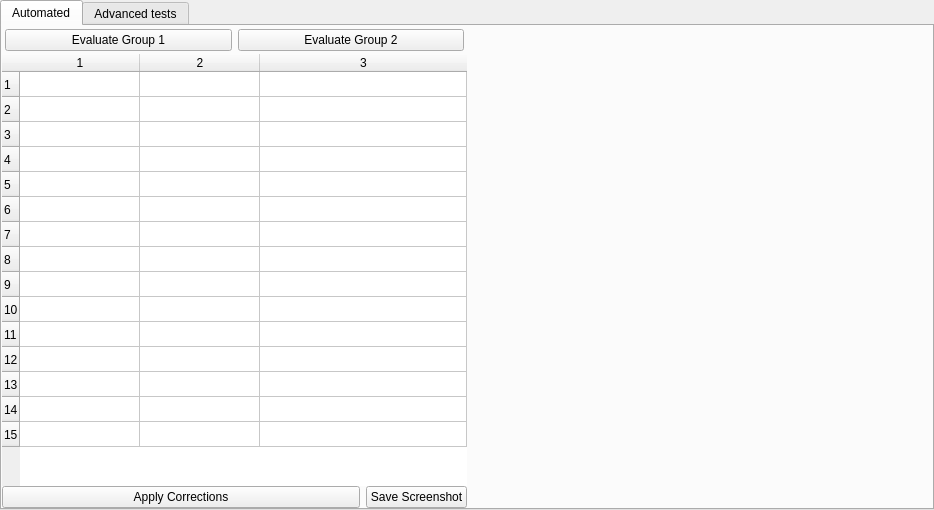
<?xml version="1.0" encoding="UTF-8"?>
<ui version="4.0">
 <class>MainWindow</class>
 <widget class="QMainWindow" name="MainWindow">
  <property name="geometry">
   <rect>
    <x>0</x>
    <y>0</y>
    <width>934</width>
    <height>510</height>
   </rect>
  </property>
  <property name="windowTitle">
   <string>Edit Calibration</string>
  </property>
  <widget class="QWidget" name="centralwidget">
   <layout class="QHBoxLayout" name="horizontalLayout_2">
    <property name="spacing">
     <number>0</number>
    </property>
    <property name="margin">
     <number>0</number>
    </property>
    <item>
     <widget class="QTabWidget" name="tabs">
      <property name="currentIndex">
       <number>0</number>
      </property>
      <widget class="QWidget" name="tab1">
       <attribute name="title">
        <string>Automated</string>
       </attribute>
       <layout class="QGridLayout" name="gridLayout">
        <property name="margin">
         <number>0</number>
        </property>
        <property name="spacing">
         <number>0</number>
        </property>
        <item row="0" column="0">
         <widget class="QFrame" name="frame_2">
          <property name="frameShape">
           <enum>QFrame::NoFrame</enum>
          </property>
          <property name="frameShadow">
           <enum>QFrame::Raised</enum>
          </property>
          <layout class="QHBoxLayout" name="horizontalLayout">
           <property name="margin">
            <number>3</number>
           </property>
           <item>
            <widget class="QPushButton" name="pushButton">
             <property name="text">
              <string>Evaluate Group 1</string>
             </property>
             <property name="shortcut">
              <string>Ctrl+1</string>
             </property>
            </widget>
           </item>
           <item>
            <widget class="QPushButton" name="pushButton_2">
             <property name="text">
              <string>Evaluate Group 2</string>
             </property>
             <property name="shortcut">
              <string>Ctrl+2</string>
             </property>
            </widget>
           </item>
          </layout>
         </widget>
        </item>
        <item row="1" column="0">
         <widget class="QTableWidget" name="tbl">
          <property name="sizePolicy">
           <sizepolicy hsizetype="Expanding" vsizetype="Expanding">
            <horstretch>0</horstretch>
            <verstretch>0</verstretch>
           </sizepolicy>
          </property>
          <property name="minimumSize">
           <size>
            <width>400</width>
            <height>0</height>
           </size>
          </property>
          <property name="frameShape">
           <enum>QFrame::NoFrame</enum>
          </property>
          <property name="rowCount">
           <number>15</number>
          </property>
          <property name="columnCount">
           <number>3</number>
          </property>
          <attribute name="horizontalHeaderDefaultSectionSize">
           <number>120</number>
          </attribute>
          <attribute name="horizontalHeaderStretchLastSection">
           <bool>true</bool>
          </attribute>
          <attribute name="verticalHeaderDefaultSectionSize">
           <number>25</number>
          </attribute>
          <attribute name="verticalHeaderStretchLastSection">
           <bool>false</bool>
          </attribute>
          <row/>
          <row/>
          <row/>
          <row/>
          <row/>
          <row/>
          <row/>
          <row/>
          <row/>
          <row/>
          <row/>
          <row/>
          <row/>
          <row/>
          <row/>
          <column/>
          <column/>
          <column/>
         </widget>
        </item>
        <item row="3" column="0">
         <widget class="QFrame" name="frame_3">
          <property name="frameShape">
           <enum>QFrame::NoFrame</enum>
          </property>
          <property name="frameShadow">
           <enum>QFrame::Raised</enum>
          </property>
          <layout class="QHBoxLayout" name="horizontalLayout_3">
           <property name="margin">
            <number>0</number>
           </property>
           <item>
            <widget class="QPushButton" name="pushButton_3">
             <property name="text">
              <string>Apply Corrections</string>
             </property>
            </widget>
           </item>
           <item>
            <widget class="QPushButton" name="pushButton_4">
             <property name="sizePolicy">
              <sizepolicy hsizetype="Maximum" vsizetype="Fixed">
               <horstretch>0</horstretch>
               <verstretch>0</verstretch>
              </sizepolicy>
             </property>
             <property name="text">
              <string>Save Screenshot</string>
             </property>
             <property name="shortcut">
              <string>Ctrl+S</string>
             </property>
            </widget>
           </item>
          </layout>
         </widget>
        </item>
        <item row="0" column="1" rowspan="4">
         <widget class="QFrame" name="frame">
          <property name="sizePolicy">
           <sizepolicy hsizetype="MinimumExpanding" vsizetype="Preferred">
            <horstretch>0</horstretch>
            <verstretch>0</verstretch>
           </sizepolicy>
          </property>
          <property name="frameShape">
           <enum>QFrame::NoFrame</enum>
          </property>
          <property name="frameShadow">
           <enum>QFrame::Raised</enum>
          </property>
          <layout class="QGridLayout" name="plot_area">
           <property name="margin">
            <number>1</number>
           </property>
           <property name="spacing">
            <number>2</number>
           </property>
          </layout>
         </widget>
        </item>
       </layout>
      </widget>
      <widget class="QWidget" name="tab2">
       <attribute name="title">
        <string>Advanced tests</string>
       </attribute>
      </widget>
     </widget>
    </item>
   </layout>
  </widget>
 </widget>
 <resources/>
 <connections>
  <connection>
   <sender>pushButton</sender>
   <signal>clicked()</signal>
   <receiver>MainWindow</receiver>
   <slot>eval1()</slot>
   <hints>
    <hint type="sourcelabel">
     <x>101</x>
     <y>49</y>
    </hint>
    <hint type="destinationlabel">
     <x>0</x>
     <y>77</y>
    </hint>
   </hints>
  </connection>
  <connection>
   <sender>pushButton_2</sender>
   <signal>clicked()</signal>
   <receiver>MainWindow</receiver>
   <slot>eval2()</slot>
   <hints>
    <hint type="sourcelabel">
     <x>331</x>
     <y>48</y>
    </hint>
    <hint type="destinationlabel">
     <x>406</x>
     <y>0</y>
    </hint>
   </hints>
  </connection>
  <connection>
   <sender>pushButton_3</sender>
   <signal>clicked()</signal>
   <receiver>MainWindow</receiver>
   <slot>correct()</slot>
   <hints>
    <hint type="sourcelabel">
     <x>250</x>
     <y>529</y>
    </hint>
    <hint type="destinationlabel">
     <x>247</x>
     <y>540</y>
    </hint>
   </hints>
  </connection>
  <connection>
   <sender>pushButton_4</sender>
   <signal>clicked()</signal>
   <receiver>MainWindow</receiver>
   <slot>save()</slot>
   <hints>
    <hint type="sourcelabel">
     <x>432</x>
     <y>527</y>
    </hint>
    <hint type="destinationlabel">
     <x>429</x>
     <y>557</y>
    </hint>
   </hints>
  </connection>
 </connections>
 <slots>
  <slot>eval1()</slot>
  <slot>eval2()</slot>
  <slot>correct()</slot>
  <slot>save()</slot>
 </slots>
</ui>
